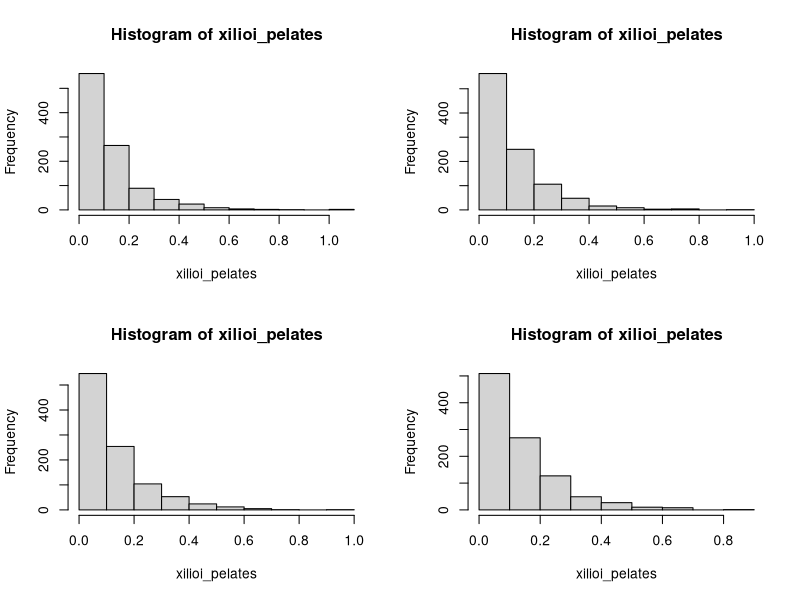
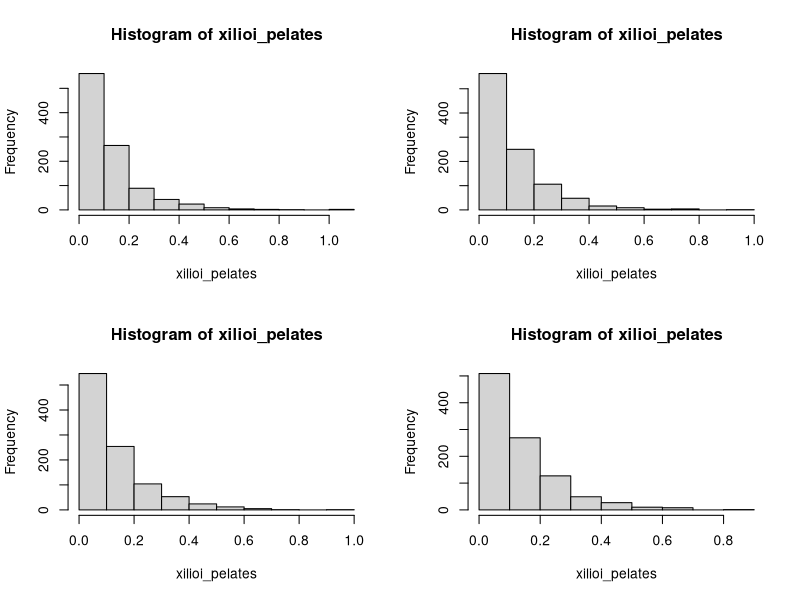

The R source for these figures, in order:
## ---- chunk 1
#| label = "setup",
#| include = FALSE
knitr::opts_chunk$set(echo = TRUE)
library(kableExtra)
## ---- chunk 2
#| echo = F
rm(list = ls())
## ---- chunk 3
par( mfrow= c(2,2) )
for (i in 1:4) {
  set.seed(100*i)
  xilioi_pelates <- rexp(1000, 8) 
  hist(xilioi_pelates)
}
## ---- chunk 4
pexp(0.25,  8)-pexp(0.15,  8)
## ---- chunk 5
#| eval = F
par( mfrow= c(2,2) )
for (i in 1:4) {
  set.seed(100*i)
  xilioi_pelates <- rexp(1000, 8) 
  hist(xilioi_pelates)
}
pexp(0.25,  8)-pexp(0.15,  8)
